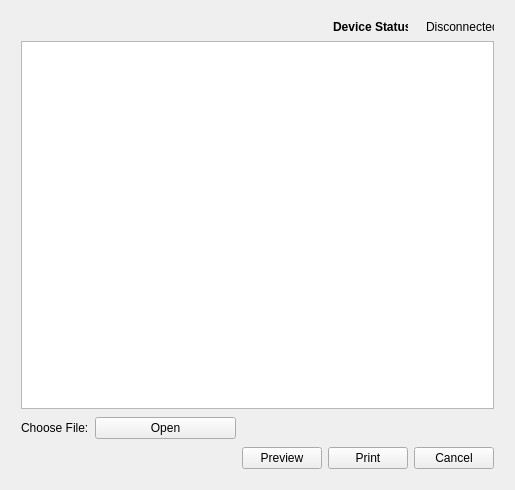
<?xml version="1.0" encoding="UTF-8"?>
<ui version="4.0">
 <class>Form</class>
 <widget class="QWidget" name="Form">
  <property name="geometry">
   <rect>
    <x>0</x>
    <y>0</y>
    <width>515</width>
    <height>490</height>
   </rect>
  </property>
  <property name="minimumSize">
   <size>
    <width>515</width>
    <height>490</height>
   </size>
  </property>
  <property name="windowTitle">
   <string>Print</string>
  </property>
  <property name="windowIcon">
   <iconset>
    <normaloff>Img/icon.ico</normaloff>Img/icon.ico</iconset>
  </property>
  <layout class="QGridLayout" name="gridLayout_2">
   <item row="0" column="0">
    <layout class="QGridLayout" name="gridLayout" rowstretch="0,0,0,0">
     <property name="sizeConstraint">
      <enum>QLayout::SetMaximumSize</enum>
     </property>
     <property name="leftMargin">
      <number>10</number>
     </property>
     <property name="topMargin">
      <number>10</number>
     </property>
     <property name="rightMargin">
      <number>10</number>
     </property>
     <property name="bottomMargin">
      <number>10</number>
     </property>
     <property name="verticalSpacing">
      <number>8</number>
     </property>
     <item row="1" column="0" colspan="6">
      <widget class="QTextEdit" name="TextEdit"/>
     </item>
     <item row="0" column="4" alignment="Qt::AlignRight">
      <widget class="QLabel" name="DeviceStatus">
       <property name="maximumSize">
        <size>
         <width>75</width>
         <height>12</height>
        </size>
       </property>
       <property name="font">
        <font>
         <weight>75</weight>
         <bold>true</bold>
        </font>
       </property>
       <property name="text">
        <string>Device Status:</string>
       </property>
      </widget>
     </item>
     <item row="0" column="5" alignment="Qt::AlignRight">
      <widget class="QLabel" name="StatusLabel">
       <property name="maximumSize">
        <size>
         <width>68</width>
         <height>12</height>
        </size>
       </property>
       <property name="text">
        <string>Disconnected</string>
       </property>
       <property name="textFormat">
        <enum>Qt::AutoText</enum>
       </property>
      </widget>
     </item>
     <item row="3" column="4">
      <widget class="QPushButton" name="pushButton">
       <property name="maximumSize">
        <size>
         <width>85</width>
         <height>27</height>
        </size>
       </property>
       <property name="text">
        <string>Print</string>
       </property>
       <property name="shortcut">
        <string>Ctrl+P</string>
       </property>
      </widget>
     </item>
     <item row="3" column="3">
      <widget class="QPushButton" name="pushButton_3">
       <property name="maximumSize">
        <size>
         <width>85</width>
         <height>27</height>
        </size>
       </property>
       <property name="text">
        <string>Preview</string>
       </property>
       <property name="shortcut">
        <string>Ctrl+W</string>
       </property>
      </widget>
     </item>
     <item row="3" column="5">
      <widget class="QPushButton" name="pushButton_2">
       <property name="maximumSize">
        <size>
         <width>85</width>
         <height>27</height>
        </size>
       </property>
       <property name="text">
        <string>Cancel</string>
       </property>
       <property name="shortcut">
        <string>Ctrl+C</string>
       </property>
      </widget>
     </item>
     <item row="2" column="1" colspan="2">
      <widget class="QPushButton" name="FileOpenerButton">
       <property name="maximumSize">
        <size>
         <width>143</width>
         <height>27</height>
        </size>
       </property>
       <property name="text">
        <string>Open</string>
       </property>
       <property name="shortcut">
        <string>Ctrl+O</string>
       </property>
       <property name="autoDefault">
        <bool>false</bool>
       </property>
      </widget>
     </item>
     <item row="2" column="0">
      <widget class="QLabel" name="ChooseFileLabel">
       <property name="maximumSize">
        <size>
         <width>69</width>
         <height>27</height>
        </size>
       </property>
       <property name="text">
        <string>Choose File:</string>
       </property>
      </widget>
     </item>
    </layout>
   </item>
  </layout>
 </widget>
 <resources/>
 <connections/>
</ui>
